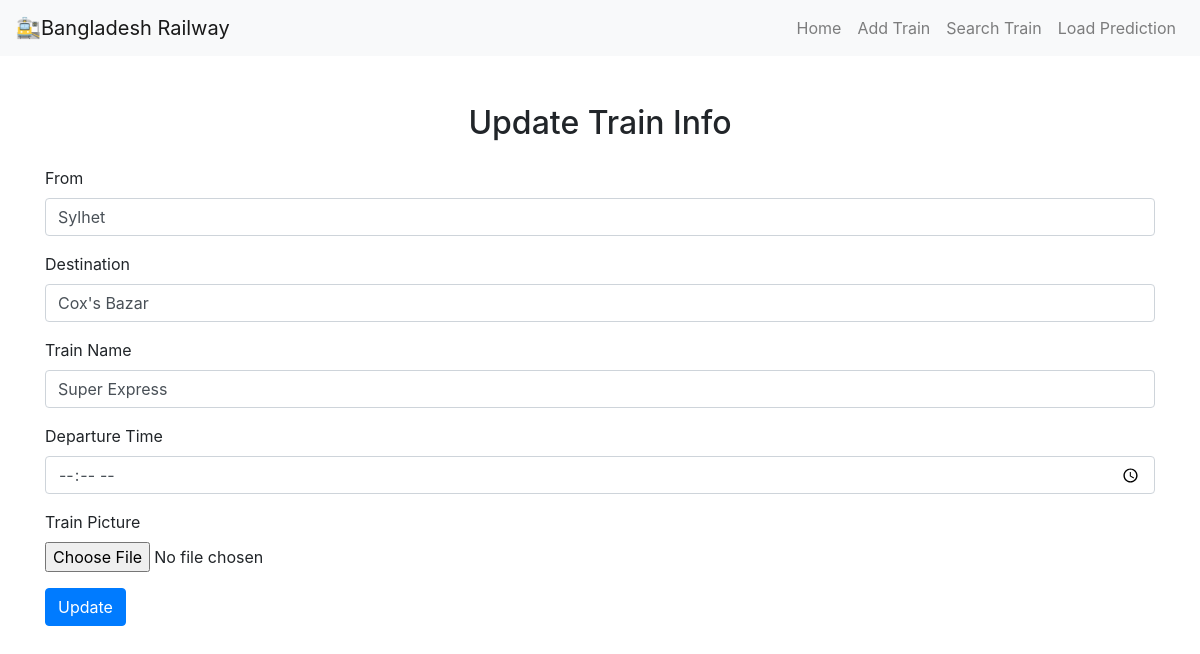
The page /update-train/51/ on the database its author committed.
### train/models.py (models this page shows)
class Train(models.Model):
    departure = models.CharField(max_length=50)
    destination = models.CharField(max_length=50)
    train_name = models.CharField(max_length=50)
    departure_time = models.TimeField()
    train_image = models.ImageField(upload_to='train_images/', default='default.jpg')

### train/views.py (the view, shortened to what this page needs)
# urls.py: path('update-train/<id>/', update_train, name='update_train'),
def update_train(req, id):
    queryset = Train.objects.get(id = id)
    return render(req, 'update_train.html', context={'train': queryset})

### train/templates/update_train.html (shortened to what this page needs)
{% extends "base.html" %} {% block start %}
<div class="container mt-5">
  <h2 class="text-center mb-4">Update Train Info</h2>
  <form method="post" enctype="multipart/form-data">
    <div class="form-group">
      <label for="from">From</label>
      <input
        name="departure"
        type="text"
        class="form-control"
        id="from"
        placeholder="Enter departure"
        value="{{train.departure}}"
        required
      />
    </div>
    <div class="form-group">
      <label for="destination">Destination</label>
      <input
        name="destination"
        type="text"
        class="form-control"
        id="destination"
        placeholder="Enter destination"
        value="{{train.destination}}"
      />
    </div>
    <div class="form-group">
      <label for="trainName">Train Name</label>
      <input
        name="train_name"
        type="text"
        class="form-control"
        id="trainName"
        placeholder="Enter train name"
        value="{{train.train_name}}"
      />
    </div>
    <div class="form-group">
      <label for="departureTime">Departure Time</label>
      <input
        name="departure_time"
        type="time"
        class="form-control"
        id="departureTime"
        value="{{train.departure_time}}"
      />
    </div>
    <div class="form-group">
      <label for="trainPicture">Train Picture</label>
      <input
        name="train_image"
        type="file"
        class="form-control-file"
        id="trainPicture"
        accept="image/*"
      />
    </div>
    <button type="submit" class="btn btn-primary">Update</button>
  </form>
</div>
{% endblock %}

### rows shown on the page
Train: departure "Sylhet", destination "Cox's Bazar", train_name "Super Express"
